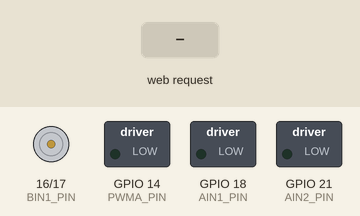
The sketch below on a simulated ESP32-S3. Parts: motor-driver pin pairs drawn as motors (green arrow = first pin HIGH = forward, orange = second pin HIGH = backward, longer = more drive, scaled by the enable pin), switched loads named in the sketch (green lamp = pin HIGH). Inputs (shaded band) come from the test bench. What the sketch prints to the serial monitor is not drawn.

Above: at 1.2 s.
1.3 s: HTTP request GET /move?x=1&y=1&seq=1 received
At 1.45 s:
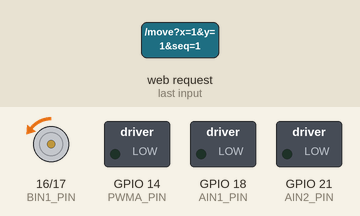
3.1 s: HTTP request GET /move?x=120&y=120&seq=120 received
At 3.25 s:
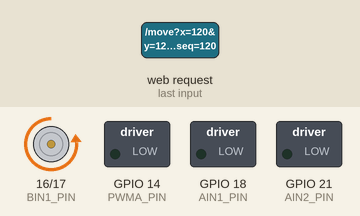
Timing chart, 0 to 6.1 s (numbered marks = the images above; inputs shaded):
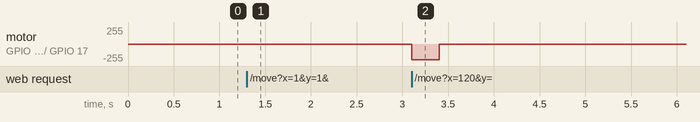

The sketch:

codigo_PITBULL-V2.0.0.ino
```cpp
#include <WiFi.h>
#include <ArduinoOTA.h>
#include <WebServer.h>
#include <ESPmDNS.h>

// ================= CONFIGURACIÓN DE RED (MODO ACCESS POINT) =================
const char* ap_ssid = "SoccerBot-AP";
const char* ap_password = "password"; // Minimo 8 caracteres, requerido por el estandar WiFi-SP32-S3
WebServer server(80);

// ================= ASIGNACIÓN DE PINES (TB6612FNG) =================
const int PWMA_PIN = 14;
const int AIN1_PIN = 18;
const int AIN2_PIN = 21; // Motor A (Asumiremos que es el Izquierdo)

const int PWMB_PIN = 7;// modificado del 35 al 7 porque 35 se quemo
const int BIN1_PIN = 16;
const int BIN2_PIN = 17; // Motor B (Asumiremos que es el Derecho)

// ================= WATCHDOG DE SEGURIDAD =================
unsigned long lastCommandTime = 0;
const unsigned long COMMAND_TIMEOUT_MS = 300; // Si no llega orden en 300ms, freno de emergencia
uint32_t lastSeq = 0; // Ultimo numero de secuencia procesado (anti-desorden de paquetes)

// ================= INTERFAZ WEB TACTICAL V4 (PROGMEM) =================
const char INDEX_HTML[] PROGMEM = R"rawliteral(
<!DOCTYPE html>
<html lang="es">
<head>
    <meta charset="UTF-8">
    <meta name="viewport" content="width=device-width, initial-scale=1.0, maximum-scale=1.0, user-scalable=no, orientation=landscape, viewport-fit=cover">
    <title>SOCCERBOT PRO</title>
    <style>
        @import url('https://fonts.googleapis.com/css2?family=Share+Tech+Mono&display=swap');
        :root {
            --bg-base: #050608; --panel-bg: #10121a; --border-dark: #1f2433;
            --text-muted: #64748b; --neon-blue: #00e5ff; --neon-orange: #ff4d00;
            --neon-green: #00ff66; --neon-red: #ff0033;
        }
        * { box-sizing: border-box; margin: 0; padding: 0; user-select: none; -webkit-user-select: none; touch-action: none; }
        html, body { height: 100%; width: 100%; }
        body {
            font-family: 'Segoe UI', sans-serif; background-color: var(--bg-base); color: #fff;
            height: 100vh; width: 100vw;
            height: 100dvh; width: 100dvw;
            overflow: hidden; display: grid;
            grid-template-columns: 1fr 240px 1fr;
            grid-template-rows: minmax(50px, 65px) 1fr;
            gap: 10px;
            padding-top: 10px;
            padding-bottom: 10px;
            padding-left: calc(10px + env(safe-area-inset-left));
            padding-right: calc(10px + env(safe-area-inset-right));
        }
        #orientation-warning {
            display: none; position: fixed; top: 0; left: 0; width: 100%; height: 100%; background: var(--neon-red);
            color: white; z-index: 9999; align-items: center; justify-content: center; flex-direction: column; font-size: 24px; font-weight: bold; text-align: center;
        }
        @media screen and (orientation: portrait) { #orientation-warning { display: flex; } body { display: none; } }

        .top-bar {
            grid-column: 1 / 4; background: var(--panel-bg); border: 2px solid var(--border-dark); border-radius: 12px;
            display: flex; align-items: center; justify-content: flex-start; padding: 0 20px; gap: 20px;
            min-height: 0;
        }
        .top-bar.hidden { visibility: hidden; }
        .slider-label { font-family: 'Share Tech Mono', monospace; font-size: 16px; color: var(--neon-orange); font-weight: bold; white-space: nowrap; width: 150px; }
        .slider-wrapper { flex: 1; display: flex; flex-direction: column; position: relative; padding-top: 5px; }
        input[type=range] { width: 100%; -webkit-appearance: none; background: #1e293b; height: 8px; border-radius: 4px; outline: none; z-index: 2; position: relative; }
        input[type=range]::-webkit-slider-thumb { -webkit-appearance: none; width: 28px; height: 28px; border-radius: 50%; background: var(--neon-orange); cursor: pointer; border: 3px solid #fff; box-shadow: 0 0 10px rgba(255, 77, 0, 0.5); }
        .ruler-ticks { display: flex; justify-content: space-between; padding: 0 10px; margin-top: 2px; pointer-events: none; }
        .tick { display: flex; flex-direction: column; align-items: center; font-family: 'Share Tech Mono', monospace; font-size: 9px; color: var(--text-muted); }
        .tick::before { content: ''; width: 2px; height: 6px; background: var(--text-muted); margin-bottom: 2px; }

        .control-zone { background: var(--panel-bg); border: 2px solid var(--border-dark); border-radius: 16px; display: flex; align-items: center; justify-content: center; position: relative; min-height: 0; min-width: 0; overflow: hidden; }
        .center-dash { display: flex; flex-direction: column; gap: 10px; justify-content: flex-start; min-height: 0; overflow: hidden; }
        .mode-selector { display: flex; border: 2px solid var(--border-dark); border-radius: 10px; overflow: hidden; background: var(--panel-bg); }
        .mode-btn { flex: 1; background: transparent; color: var(--text-muted); border: none; padding: 12px 5px; font-size: 12px; font-weight: bold; cursor: pointer; }
        .mode-btn.active { background: #1a1e2b; color: #fff; border-bottom: 2px solid var(--neon-blue); }
        .telemetry-grid { display: grid; grid-template-columns: 1fr 1fr; gap: 8px; }
        .t-card { background: var(--panel-bg); border: 1px solid var(--border-dark); border-radius: 10px; display: flex; flex-direction: column; align-items: center; justify-content: center; padding: 12px 5px; }
        .t-label { font-size: 10px; color: var(--text-muted); }
        .t-value { font-family: 'Share Tech Mono', monospace; font-size: 18px; margin-top: 4px; color: #e2e8f0; }
        .c-green { color: var(--neon-green); text-shadow: 0 0 8px rgba(0,255,102,0.5); }
        .c-red { color: var(--neon-red); text-shadow: 0 0 8px rgba(255,0,51,0.5); }
        .robot-name-display { margin-top: auto; margin-bottom: 10px; text-align: center; font-family: 'Share Tech Mono', monospace; font-size: 26px; font-weight: bold; color: var(--neon-red); letter-spacing: 2px; text-shadow: 0 0 12px rgba(255, 0, 51, 0.4); }

        .view { position: absolute; width: 100%; height: 100%; display: none; align-items: center; justify-content: center; }
        .view.active { display: flex; }
        .btn-group { display: flex; gap: 20px; justify-content: center; align-items: center; width: 100%; height: 100%; }
        .btn-group.vertical { flex-direction: column; }
        .btn-pad { width: clamp(60px, 16vh, 100px); height: clamp(60px, 16vh, 100px); background: linear-gradient(145deg, #1f2433, #151822); border: 2px solid #2a3143; border-radius: 20px; display: flex; align-items: center; justify-content: center; font-size: clamp(24px, 6vh, 35px); color: #64748b; box-shadow: 0 8px 15px rgba(0,0,0,0.4); }
        .btn-pad:active { transform: scale(0.92); }
        .btn-pad.x-axis:active { border-color: var(--neon-blue); color: var(--neon-blue); box-shadow: inset 0 0 15px rgba(0,229,255,0.3); }
        .btn-pad.y-axis:active { border-color: var(--neon-orange); color: var(--neon-orange); box-shadow: inset 0 0 15px rgba(255,77,0,0.3); }

        .track { background: #0d0e14; border: 2px solid #1a1e2b; border-radius: 50px; position: relative; display: flex; align-items: center; justify-content: center; }
        .track.horizontal { width: 90%; height: clamp(60px, 16vh, 100px); }
        .track.vertical { height: 90%; width: clamp(60px, 16vh, 100px); }
        .track-center-line { position: absolute; background: var(--text-muted); opacity: 0.3; }
        .track.horizontal .track-center-line { width: 4px; height: 100%; }
        .track.vertical .track-center-line { height: 4px; width: 100%; }
        .graduations { position: absolute; font-family: 'Share Tech Mono', monospace; font-size: 10px; color: var(--text-muted); pointer-events: none; display: flex; justify-content: space-between; }
        .track.horizontal .graduations { width: 85%; top: 5px; flex-direction: row; }
        .track.horizontal .graduations.bottom { top: auto; bottom: 5px; }
        .track.vertical .graduations { height: 85%; right: 5px; flex-direction: column; align-items: flex-end; }
        .track.vertical .graduations.left { right: auto; left: 5px; align-items: flex-start; }
        .handle { width: clamp(50px, 13vh, 80px); height: clamp(50px, 13vh, 80px); border-radius: 50%; position: absolute; cursor: pointer; box-shadow: 0 4px 10px rgba(0,0,0,0.8); z-index: 10; }
        .handle.x-handle { background: radial-gradient(circle, #00b4d8, #0077b6); border: 3px solid var(--neon-blue); }
        .handle.y-handle { background: radial-gradient(circle, #ff6d00, #dd2c00); border: 3px solid var(--neon-orange); }
    </style>
</head>
<body>
    <div id="orientation-warning">GIRA EL TELÉFONO</div>
    <div class="top-bar" id="speed-limiter">
        <div class="slider-label">LÍMITE PWM: <span id="lbl-limit">255</span></div>
        <div class="slider-wrapper">
            <input type="range" min="50" max="255" value="255" step="5" oninput="updateLimit(this.value)">
            <div class="ruler-ticks"><div class="tick">50</div><div class="tick">100</div><div class="tick">150</div><div class="tick">200</div><div class="tick">255</div></div>
        </div>
    </div>

    <div class="control-zone">
        <div class="view mode-1 active">
            <div class="btn-group">
                <div class="btn-pad x-axis" onpointerdown="startAccX(-1)" onpointerup="stopAccX()" onpointerleave="stopAccX()" onpointercancel="stopAccX()">◀</div>
                <div class="btn-pad x-axis" onpointerdown="startAccX(1)" onpointerup="stopAccX()" onpointerleave="stopAccX()" onpointercancel="stopAccX()">▶</div>
            </div>
        </div>
        <div class="view mode-2">
            <div class="track horizontal" id="track-x">
                <div class="graduations"><span>-255</span><span>-128</span><span></span><span>128</span><span>255</span></div>
                <div class="graduations bottom"><span></span><span></span><span>0</span><span></span><span></span></div>
                <div class="track-center-line"></div>
                <div class="handle x-handle" id="handle-x"></div>
            </div>
        </div>
    </div>

    <div class="center-dash">
        <div class="mode-selector"><button class="mode-btn active" onclick="setMode(1)">BOTONES</button><button class="mode-btn" onclick="setMode(2)">DUAL PRO</button></div>
        <div class="telemetry-grid">
            <div class="t-card"><span class="t-label">NET</span><span class="t-value" id="val-net">--</span></div>
            <div class="t-card"><span class="t-label">BATTERY</span><span class="t-value">12.4V</span></div>
            <div class="t-card"><span class="t-label">GIRO (X)</span><span class="t-value" id="val-x">0</span></div>
            <div class="t-card"><span class="t-label">POWER (Y)</span><span class="t-value" id="val-y">0</span></div>
        </div>
        <div class="robot-name-display" id="ui-robot-name"></div>
    </div>

    <div class="control-zone">
        <div class="view mode-1 active">
            <div class="btn-group vertical">
                <div class="btn-pad y-axis" onpointerdown="startAccY(1)" onpointerup="stopAccY()" onpointerleave="stopAccY()" onpointercancel="stopAccY()">▲</div>
                <div class="btn-pad y-axis" onpointerdown="startAccY(-1)" onpointerup="stopAccY()" onpointerleave="stopAccY()" onpointercancel="stopAccY()">▼</div>
            </div>
        </div>
        <div class="view mode-2">
            <div class="track vertical" id="track-y">
                <div class="graduations"><span>255</span><span>128</span><span></span><span>-128</span><span>-255</span></div>
                <div class="graduations left"><span></span><span></span><span>0</span><span></span><span></span></div>
                <div class="track-center-line"></div>
                <div class="handle y-handle" id="handle-y"></div>
            </div>
        </div>
    </div>

    <script>
        const NOMBRE_ROBOT = "PITBULL V.200";
        document.getElementById('ui-robot-name').innerText = NOMBRE_ROBOT;

        let maxLimit = 255;
        let currentX = 0, currentY = 0;
        let lastSendTime = 0;

        // Numero de secuencia incremental: permite al ESP32 descartar paquetes
        // que lleguen fuera de orden por congestion de red.
        let seqCounter = 0;

        // Indicador simple de estado de red (ultimo fetch exitoso vs fallido)
        function setNetStatus(ok) {
            const el = document.getElementById('val-net');
            el.innerText = ok ? 'ONLINE' : 'ERROR';
            el.className = 't-value ' + (ok ? 'c-green' : 'c-red');
        }

        // Función unificada que envía el vector (X,Y) al ESP32
        function sendVector(force = false) {
            const now = Date.now();
            if (!force && now - lastSendTime < 60) return; // Evita saturar la red (máx 16 envíos/segundo)
            lastSendTime = now;

            document.getElementById('val-x').innerText = Math.round(currentX);
            document.getElementById('val-y').innerText = Math.round(currentY);

            const seq = ++seqCounter;
            fetch(`/move?x=${Math.round(currentX)}&y=${Math.round(currentY)}&seq=${seq}`)
                .then(() => setNetStatus(true))
                .catch(() => setNetStatus(false));
        }

        function setMode(mode) {
            document.querySelectorAll('.mode-btn').forEach((btn, idx) => btn.classList.toggle('active', idx === mode - 1));
            document.querySelectorAll('.mode-1').forEach(el => el.classList.toggle('active', mode === 1));
            document.querySelectorAll('.mode-2').forEach(el => el.classList.toggle('active', mode === 2));
            const topBar = document.getElementById('speed-limiter');
            if(mode === 2) topBar.classList.add('hidden'); else topBar.classList.remove('hidden');
            stopAccX(); stopAccY();
        }

        function updateLimit(val) {
            maxLimit = parseInt(val);
            document.getElementById('lbl-limit').innerText = maxLimit;
        }

        let timerX, timerY; const ACC_STEP = 15; const ACC_DELAY = 30;

        function startAccX(dir) {
            clearInterval(timerX); currentX = 0;
            timerX = setInterval(() => {
                currentX += ACC_STEP * dir;
                if (dir > 0 && currentX > maxLimit) currentX = maxLimit;
                if (dir < 0 && currentX < -maxLimit) currentX = -maxLimit;
                sendVector();
            }, ACC_DELAY);
        }
        function stopAccX() { clearInterval(timerX); currentX = 0; sendVector(true); }

        function startAccY(dir) {
            clearInterval(timerY); currentY = 0;
            timerY = setInterval(() => {
                currentY += ACC_STEP * dir;
                if (dir > 0 && currentY > maxLimit) currentY = maxLimit;
                if (dir < 0 && currentY < -maxLimit) currentY = -maxLimit;
                sendVector();
            }, ACC_DELAY);
        }
        function stopAccY() { clearInterval(timerY); currentY = 0; sendVector(true); }

        // Failsafe extra en el cliente: si la pestaña pasa a segundo plano
        // (se bloquea la pantalla, se cambia de app, etc.) frenamos todo.
        document.addEventListener('visibilitychange', () => {
            if (document.hidden) {
                stopAccX();
                stopAccY();
            }
        });

        function makeLinearJoystick(trackId, handleId, axis) {
            const track = document.getElementById(trackId);
            const handle = document.getElementById(handleId);
            let active = false;
            let heartbeatTimer = null; // Mantiene vivo el watchdog mientras el handle está sostenido quieto

            const startTrack = (e) => {
                active = true;
                handle.style.transition = 'none';
                moveHandle(e);

                // HEARTBEAT: aunque no haya movimiento, reenvía el vector actual
                // cada 100ms mientras el dedo siga sobre el handle. Esto evita que
                // el watchdog del ESP32 (300ms) frene los motores al mantener
                // el joystick fijo en una posición sin desplazarlo.
                clearInterval(heartbeatTimer);
                heartbeatTimer = setInterval(() => {
                    if (active) sendVector(true);
                }, 100);
            };
            const moveHandle = (e) => {
                if (!active) return;
                e.preventDefault();
                const rect = track.getBoundingClientRect();
                const pointer = e.touches ? e.touches[0] : e;

                let rawPos = 0, maxTravel = 0, mathVal = 0;
                if (axis === 'X') {
                    maxTravel = (rect.width / 2) - (handle.offsetWidth / 2) - 5;
                    rawPos = pointer.clientX - (rect.left + rect.width / 2);
                } else {
                    maxTravel = (rect.height / 2) - (handle.offsetHeight / 2) - 5;
                    rawPos = pointer.clientY - (rect.top + rect.height / 2);
                }

                let boundedPos = Math.max(-maxTravel, Math.min(rawPos, maxTravel));
                mathVal = Math.round((boundedPos / maxTravel) * 255);

                if (axis === 'X') {
                    handle.style.transform = `translateX(${boundedPos}px)`;
                    currentX = mathVal;
                } else {
                    handle.style.transform = `translateY(${boundedPos}px)`;
                    currentY = -mathVal;
                }
                sendVector();
            };
            const endTrack = () => {
                if (!active) return;
                active = false;
                clearInterval(heartbeatTimer);
                handle.style.transition = 'transform 0.15s cubic-bezier(0.175, 0.885, 0.32, 1.275)';
                handle.style.transform = 'translate(0px, 0px)';
                if (axis === 'X') currentX = 0; else currentY = 0;
                sendVector(true);
            };

            track.addEventListener('mousedown', startTrack); window.addEventListener('mousemove', moveHandle); window.addEventListener('mouseup', endTrack);
            track.addEventListener('touchstart', startTrack, { passive: false }); window.addEventListener('touchmove', moveHandle, { passive: false }); window.addEventListener('touchend', endTrack);
            track.addEventListener('pointercancel', endTrack);
        }
        makeLinearJoystick('track-x', 'handle-x', 'X');
        makeLinearJoystick('track-y', 'handle-y', 'Y');
    </script>
</body>
</html>
)rawliteral";


// ================= FUNCIÓN MAESTRA DE CONTROL DE MOTORES =================
// Traduce la velocidad requerida (-255 a 255) en los pines lógicos del TB6612FNG
void operarMotor(bool esIzquierdo, int velocidad) {
    int in1 = esIzquierdo ? AIN1_PIN : BIN1_PIN;
    int in2 = esIzquierdo ? AIN2_PIN : BIN2_PIN;
    int pwmPin = esIzquierdo ? PWMA_PIN : PWMB_PIN;

    if (velocidad > 0) {
        // Adelante (CORREGIDO: Se invirtieron los estados lógicos)
        digitalWrite(in1, LOW);
        digitalWrite(in2, HIGH);
        ledcWrite(pwmPin, velocidad);
    } else if (velocidad < 0) {
        // Atrás (CORREGIDO: Se invirtieron los estados lógicos)
        digitalWrite(in1, HIGH);
        digitalWrite(in2, LOW);
        ledcWrite(pwmPin, abs(velocidad));
    } else {
        // Detener (Freno pasivo, se mantiene igual)
        digitalWrite(in1, LOW);
        digitalWrite(in2, LOW);
        ledcWrite(pwmPin, 0);
    }
}

// ================= FRENO DE EMERGENCIA (usado por el watchdog) =================
void detenerTodo() {
    operarMotor(true, 0);
    operarMotor(false, 0);
}

// ================= SETUP GENERAL =================
void setup() {
    Serial.begin(115200);

    // 1. MODO ACCESS POINT: el ESP32 crea su propia red, ya no depende
    //    del hotspot de ningun telefono.
    WiFi.mode(WIFI_AP);
    WiFi.softAP(ap_ssid, ap_password);
    Serial.println("\n==============================================");
    Serial.print("Access Point creado: ");
    Serial.println(ap_ssid);
    Serial.print("IP del AP: ");
    Serial.println(WiFi.softAPIP()); // Normalmente 192.168.4.1
    Serial.println("==============================================");

    // 2. INICIALIZACIÓN mDNS (opcional en modo AP, puede fallar en algunos Android)
    if (!MDNS.begin("soccerbot")) {
        Serial.println("Error iniciando mDNS (usa la IP directa si falla)");
    } else {
        Serial.println("mDNS listo. Intenta: http://soccerbot.local");
    }

    // 3. INICIALIZACIÓN OTA
    ArduinoOTA.begin();

    // 4. CONFIGURACIÓN DRIVER TB6612FNG
    pinMode(AIN1_PIN, OUTPUT); pinMode(AIN2_PIN, OUTPUT);
    pinMode(BIN1_PIN, OUTPUT); pinMode(BIN2_PIN, OUTPUT);

    ledcAttach(PWMA_PIN, 1000, 8);
    ledcAttach(PWMB_PIN, 1000, 8);

    detenerTodo();

    // 5. RUTAS HTTP DEL SERVIDOR
    server.on("/", []() {
        server.send(200, "text/html", INDEX_HTML);
    });

    // RUTA ÚNICA DE CINEMÁTICA, ahora con numero de secuencia anti-desorden
    server.on("/move", []() {
        if (server.hasArg("x") && server.hasArg("y")) {
            int x = server.arg("x").toInt(); // Vector de Giro
            int y = server.arg("y").toInt(); // Vector de Potencia

            if (server.hasArg("seq")) {
                uint32_t seq = (uint32_t) server.arg("seq").toInt();
                if (seq < lastSeq) {
                    server.send(200, "text/plain", "STALE");
                    return;
                }
                lastSeq = seq;
            }

            // Algoritmo Arcade Drive (Cinemática de Tracción Diferencial)
            int velIzq = y - x;// de modifico antes y + x
            int velDer = y + x; // antes y-x

            velIzq = constrain(velIzq, -255, 255);
            velDer = constrain(velDer, -255, 255);

            operarMotor(true, velIzq);
            operarMotor(false, velDer);

            lastCommandTime = millis();
        }
        server.send(200, "text/plain", "OK");
    });

    server.begin();
    Serial.println("Servidor de Control Web en ejecución.");

    lastCommandTime = millis();
}

// ================= LOOP PRINCIPAL =================
void loop() {
    ArduinoOTA.handle();
    server.handleClient();

    // ===== WATCHDOG DE SEGURIDAD =====
    if (millis() - lastCommandTime > COMMAND_TIMEOUT_MS) {
        detenerTodo();
    }
}
```

Measured:
- after the input at 1.3 s, motor on GPIO 16 (BIN1_PIN) / GPIO 17 (BIN2_PIN): stopped → backward 2/255 at once, → stopped 0.30 s later
- after the input at 3.1 s, motor on GPIO 16 (BIN1_PIN) / GPIO 17 (BIN2_PIN): stopped → backward 239/255 at once, → stopped 0.30 s later
